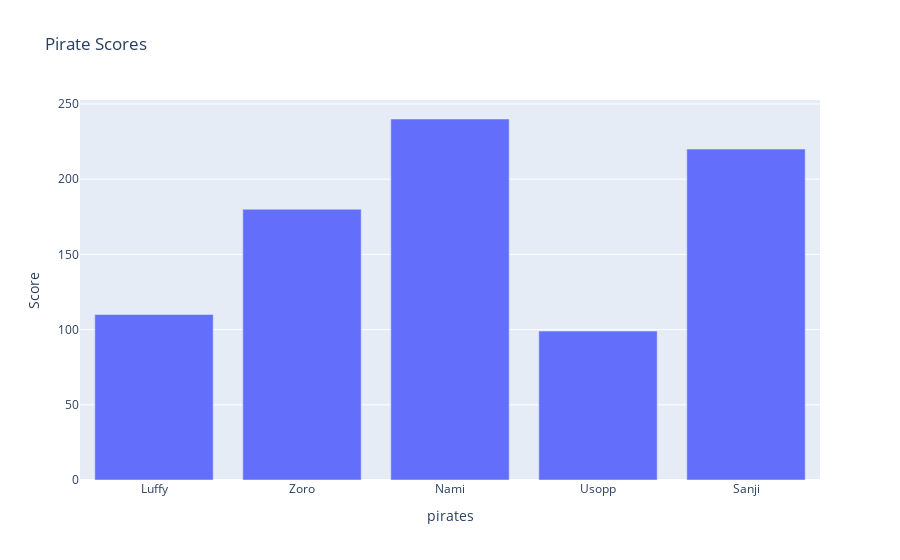

Notebook code for this chart:
### Code cell
graph = go.Figure()

graph.add_trace(go.Bar(x=x1,y=y1))

graph.update_layout(title = "Pirate Scores",
                    xaxis_title = "pirates",
                    yaxis_title="Score")

### Figure 1 — Plotly figure (JSON) as saved in the notebook; plotly's stock layout.template omitted (floating-point values rounded to 4 significant figures)
{"data": [{"type": "bar", "x": ["Luffy", "Zoro", "Nami", "Usopp", "Sanji"], "y": [110, 180, 240, 99, 220]}], "layout": {"title": {"text": "Pirate Scores"}, "xaxis": {"title": {"text": "pirates"}}, "yaxis": {"title": {"text": "Score"}}}}
